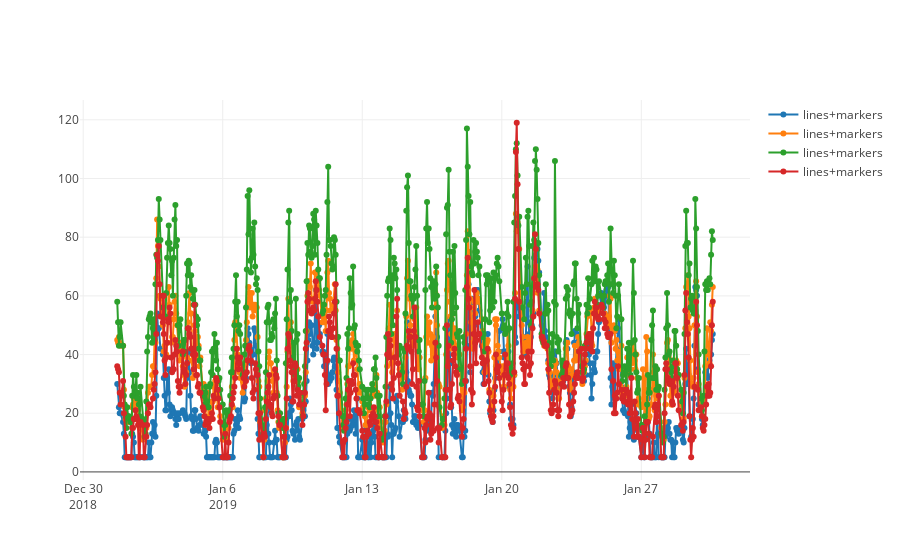

Here is the notebook cell this chart was saved with:
### Code cell
### interactive hourly no2 measurements of lanuv data in the past 30 days (31.12.2018 - 30.01.2019)

trace0 = go.Scatter(
    x = df_lanuv[df_lanuv['station'] == 'CHOR']['timestamp'],
    y = df_lanuv[df_lanuv['station'] == 'CHOR']['no2'],
    mode = 'lines+markers',
    name = 'lines+markers'
)
trace1 = go.Scatter(
    x = df_lanuv[df_lanuv['station'] == 'VKTU']['timestamp'],
    y = df_lanuv[df_lanuv['station'] == 'VKTU']['no2'],
    mode = 'lines+markers',
    name = 'lines+markers'
)
trace2 = go.Scatter(
    x = df_lanuv[df_lanuv['station'] == 'VKCL']['timestamp'],
    y = df_lanuv[df_lanuv['station'] == 'VKCL']['no2'],
    mode = 'lines+markers',
    name = 'lines+markers'
)
trace3 = go.Scatter(
    x = df_lanuv[df_lanuv['station'] == 'RODE']['timestamp'],
    y = df_lanuv[df_lanuv['station'] == 'RODE']['no2'],
    mode = 'lines+markers',
    name = 'lines+markers'
)
data = [trace0, trace1, trace2, trace3]

figure = go.Figure(data)
iplot(figure)

### Figure 1 — Plotly figure (JSON) as saved in the notebook; plotly's stock layout.template omitted (floating-point values rounded to 4 significant figures; data arrays with more than 128 entries replaced by an {"elided": "..."} marker saying what was removed)
{"data": [{"mode": "lines+markers", "name": "lines+markers", "type": "scatter", "uid": "c00b9647-704b-4a1f-93a1-14ae39837c03", "x": {"elided": "632 str values"}, "y": {"elided": "632 int values"}}, {"mode": "lines+markers", "name": "lines+markers", "type": "scatter", "uid": "545ff7cd-56b4-4970-8b36-41690d6ada41", "x": {"elided": "624 str values"}, "y": {"elided": "624 int values"}}, {"mode": "lines+markers", "name": "lines+markers", "type": "scatter", "uid": "ab789556-2267-44b7-847d-307e75f2f7ee", "x": {"elided": "648 str values"}, "y": {"elided": "648 int values"}}, {"mode": "lines+markers", "name": "lines+markers", "type": "scatter", "uid": "ae63134f-8b6f-44fd-9701-a118eb31fb09", "x": {"elided": "632 str values"}, "y": {"elided": "632 int values"}}], "layout": {}}
